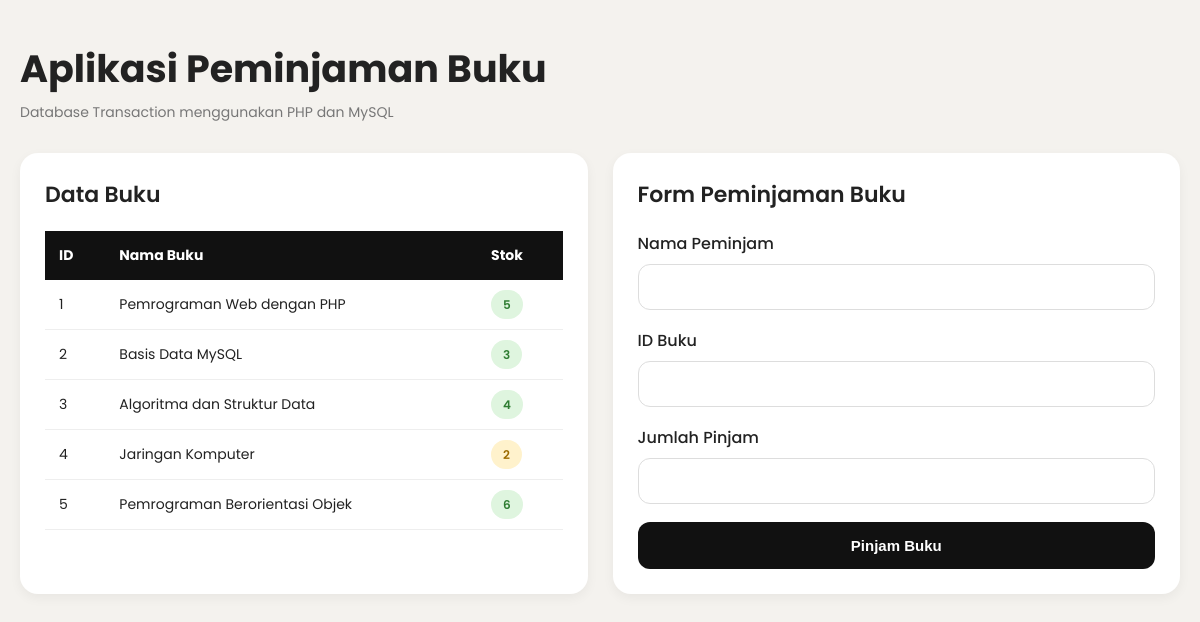
Screenshot of /pertemuan15index.php with the database file from the repository.
### tables this page shows
CREATE TABLE IF NOT EXISTS buku (
    id INT AUTO_INCREMENT PRIMARY KEY,
    nama_buku VARCHAR(150) NOT NULL,
    stok INT NOT NULL DEFAULT 0
);

### pertemuan15index.php (the view, shortened to what this page needs)
<?php
require_once __DIR__ . '/koneksi.php';
?>
<!DOCTYPE html>
<html lang="id">
<head>
</head>
<body>
<div class="container">
    <div class="header">
        <h1>Aplikasi Peminjaman Buku</h1>
        <p>Database Transaction menggunakan PHP dan MySQL</p>
    </div>
    <div class="layout">
        <div class="card">
            <div class="card-title">
                Data Buku
            </div>
            <table>
                <tr>
                    <th>ID</th>
                    <th>Nama Buku</th>
                    <th>Stok</th>
                </tr>
                <?php
                $data = mysqli_query($conn,"SELECT * FROM buku");
                while($data && ($d = mysqli_fetch_assoc($data))){
                    $stok = $d['stok'];
                    if($stok == 0){
                        $class = "out";
                    }elseif($stok <= 2){
                        $class = "low";
                    }else{
                        $class = "ok";
                    }
                ?>
                <tr>
                    <td>
                        <?php echo $d['id']; ?>
                    </td>
                    <td>
                        <?php echo $d['nama_buku']; ?>
                    </td>
                    <td>
                        <span class="badge <?php echo $class; ?>">
                            <?php echo $stok; ?>
                        </span>
                    </td>
                </tr>
                <?php } ?>
            </table>
        </div>
        <div class="card">
            <div class="card-title">
                Form Peminjaman Buku
            </div>
            <form id="formPinjam">
                <div class="form-group">
                    <label>Nama Peminjam</label>
                    <input
                    type="text"
                    name="nama"
                    required>
                </div>
                <div class="form-group">
                    <label>ID Buku</label>
                    <input
                    type="number"
                    name="id_buku"
                    required>
                </div>
                <div class="form-group">
                    <label>Jumlah Pinjam</label>
                    <input
                    type="number"
                    name="jumlah"
                    required>
                </div>
                <button type="submit">
                    Pinjam Buku
                </button>
            </form>
        </div>
    </div>
</div>
</body>
</html>

### pertemuan15index.php (style rules this page uses)
* { margin:0; padding:0; box-sizing:border-box; }
body { font-family:'Poppins',sans-serif; background:#f4f2ee; padding:40px 20px; color:#222; }
.container { max-width:1200px; margin:auto; }
.header { margin-bottom:30px; }
.header h1 { font-size:38px; margin-bottom:5px; }
.header p { color:#777; font-size:14px; }
.layout { display:grid; grid-template-columns:1fr 1fr; gap:25px; }
.card { background:white; padding:25px; border-radius:18px; box-shadow:0 4px 12px rgba(0,0,0,0.05); }
.card-title { font-size:22px; font-weight:600; margin-bottom:20px; }
table { width:100%; border-collapse:collapse; }
table th { background:#111; color:white; padding:14px; text-align:left; font-size:14px; }
table td { padding:14px; border-bottom:1px solid #eee; font-size:14px; }
.badge { padding:6px 12px; border-radius:20px; font-size:12px; font-weight:600; }
.ok { background:#dff5df; color:#2f7d32; }
.low { background:#fff2cc; color:#9c6b00; }
.form-group { margin-bottom:18px; }
label { display:block; margin-bottom:8px; font-weight:500; }
input { width:100%; padding:14px; border:1px solid #ddd; border-radius:12px; font-size:14px; outline:none; }
button { width:100%; padding:15px; border:none; border-radius:12px; background:#111; color:white; font-size:15px; font-weight:600; cursor:pointer; transition:0.3s; }

### rows the page displays
buku: id "1", nama_buku "Pemrograman Web dengan PHP", stok "5"
buku: id "2", nama_buku "Basis Data MySQL", stok "3"
buku: id "3", nama_buku "Algoritma dan Struktur Data", stok "4"
buku: id "4", nama_buku "Jaringan Komputer", stok "2"
buku: id "5", nama_buku "Pemrograman Berorientasi Objek", stok "6"
